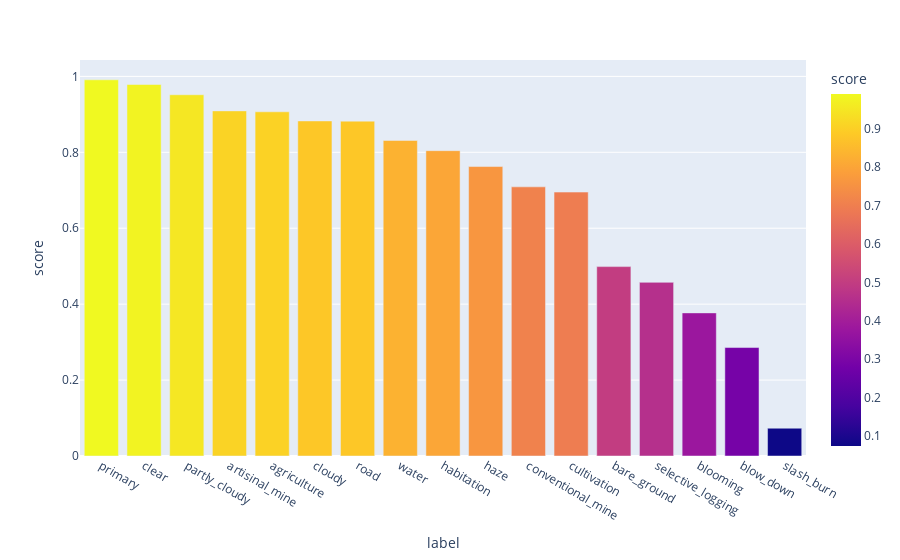

Notebook code for this chart:
### Markdown cell above
Mejoramos ligeramente nuestra puntuación de validación. Ahora observemos la puntuación por clase.

### Code cell
class_scores = {}
classes = encoder.classes_
for jdx in range(Y_val.shape[1]):
    y_val = Y_val[:, jdx].ravel()
    y_hat_val = (Y_hat_val[:, jdx].ravel() > threshs[jdx]).astype(float)
    score = fbeta_score(y_val, y_hat_val, beta=2)
    class_scores[classes[jdx]] = round(score, 4)

df_score = pd.DataFrame(dict(
    label=list(class_scores.keys()), score=list(class_scores.values()),
)).sort_values("score", ascending=False)
fig = px.bar(df_score, x="label", y="score", color="score")
fig.show()

### Figure 1 — Plotly figure (JSON) as saved in the notebook; plotly's stock layout.template omitted (floating-point values rounded to 4 significant figures)
{"data": [{"alignmentgroup": "True", "hovertemplate": "label=%{x}<br>score=%{marker.color}<extra></extra>", "legendgroup": "", "marker": {"color": [0.991, 0.9786, 0.9516, 0.9091, 0.9067, 0.8826, 0.8821, 0.8312, 0.8043, 0.7625, 0.709, 0.6952, 0.4989, 0.4575, 0.377, 0.2857, 0.0732], "coloraxis": "coloraxis", "pattern": {"shape": ""}}, "name": "", "offsetgroup": "", "orientation": "v", "showlegend": false, "textposition": "auto", "type": "bar", "x": ["primary", "clear", "partly_cloudy", "artisinal_mine", "agriculture", "cloudy", "road", "water", "habitation", "haze", "conventional_mine", "cultivation", "bare_ground", "selective_logging", "blooming", "blow_down", "slash_burn"], "xaxis": "x", "y": [0.991, 0.9786, 0.9516, 0.9091, 0.9067, 0.8826, 0.8821, 0.8312, 0.8043, 0.7625, 0.709, 0.6952, 0.4989, 0.4575, 0.377, 0.2857, 0.0732], "yaxis": "y"}], "layout": {"barmode": "relative", "coloraxis": {"colorbar": {"title": {"text": "score"}}, "colorscale": [[0, "#0d0887"], [0.1111, "#46039f"], [0.2222, "#7201a8"], [0.3333, "#9c179e"], [0.4444, "#bd3786"], [0.5556, "#d8576b"], [0.6667, "#ed7953"], [0.7778, "#fb9f3a"], [0.8889, "#fdca26"], [1, "#f0f921"]]}, "legend": {"tracegroupgap": 0}, "margin": {"t": 60}, "xaxis": {"anchor": "y", "domain": [0, 1], "title": {"text": "label"}}, "yaxis": {"anchor": "x", "domain": [0, 1], "title": {"text": "score"}}}}
